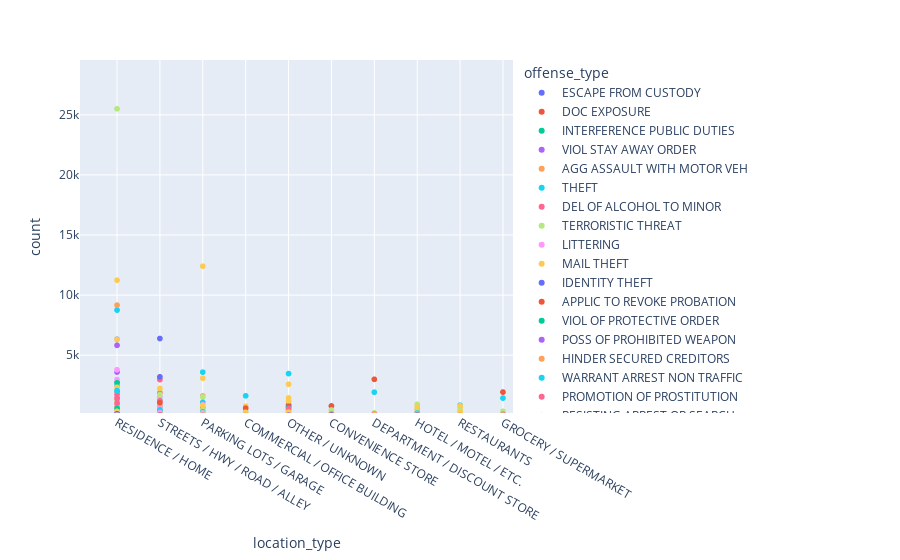

The code cell stored with this chart in its notebook:
### Code cell
fig = px.scatter(offense_by_top_loc_type, x='location_type', y='count', color='offense_type');
fig.update_xaxes(showticklabels=True);
fig.update_yaxes(showticklabels=True);
fig.show();
